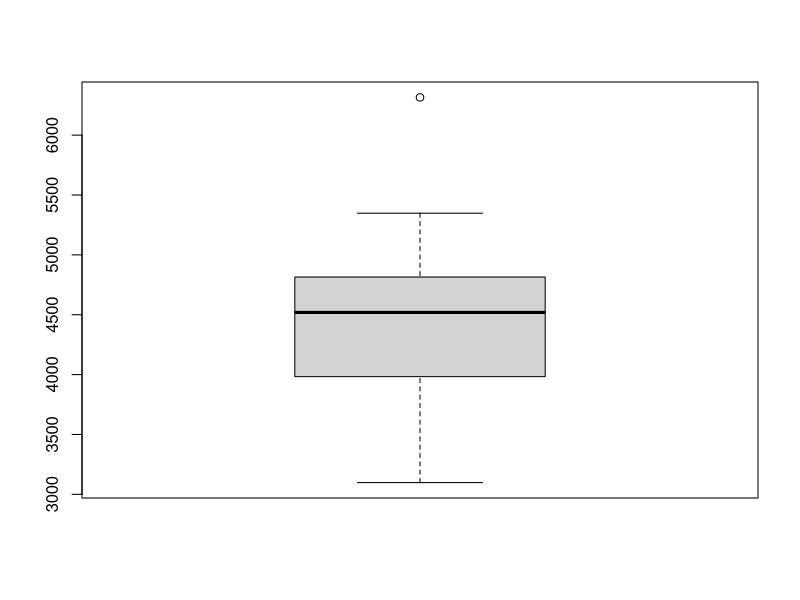
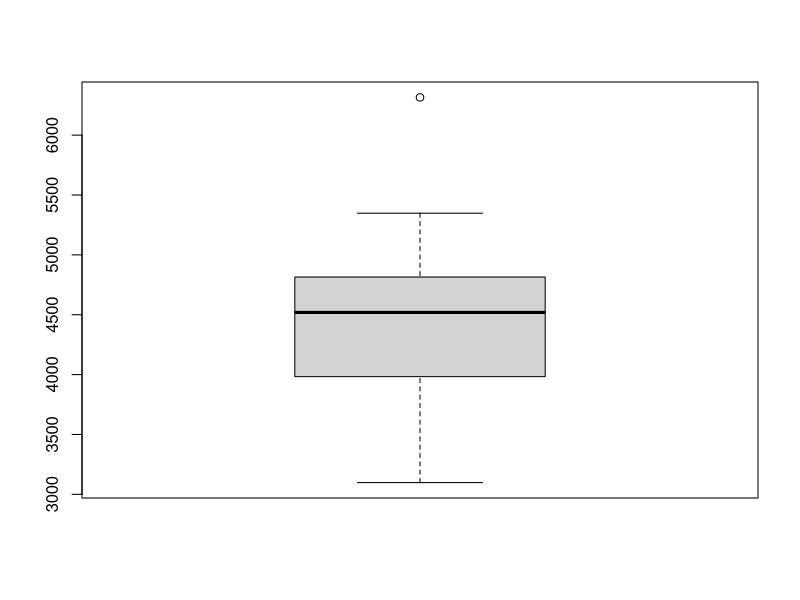
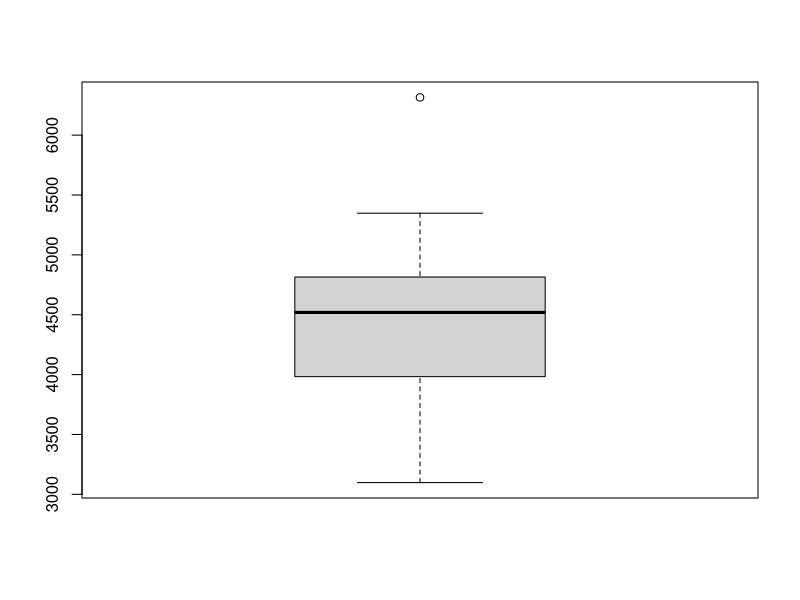
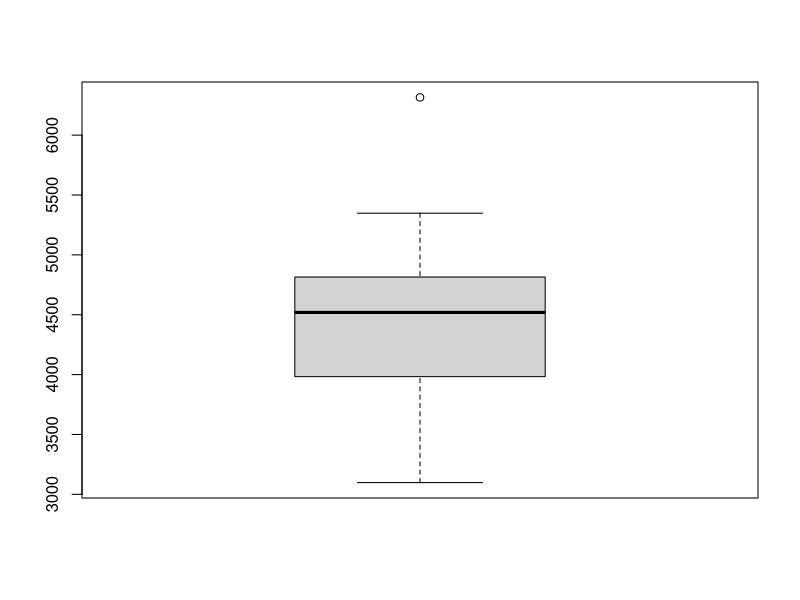
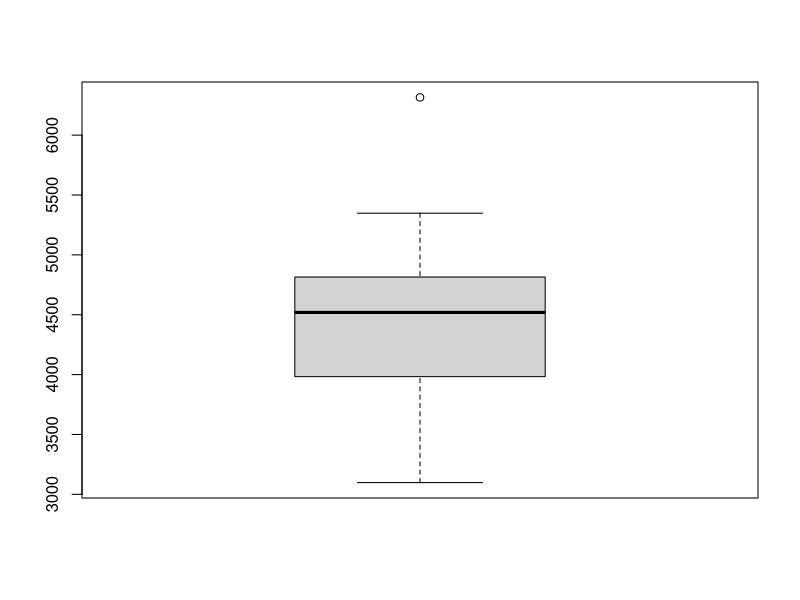
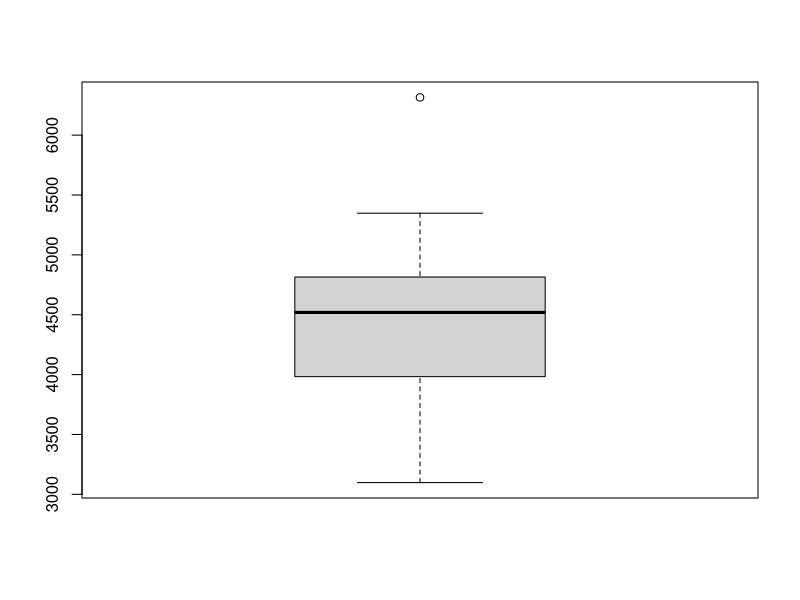
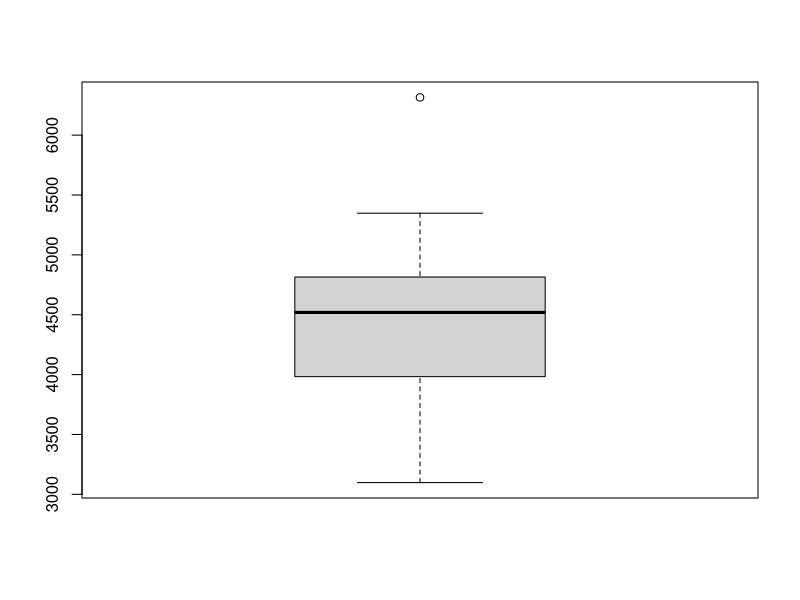
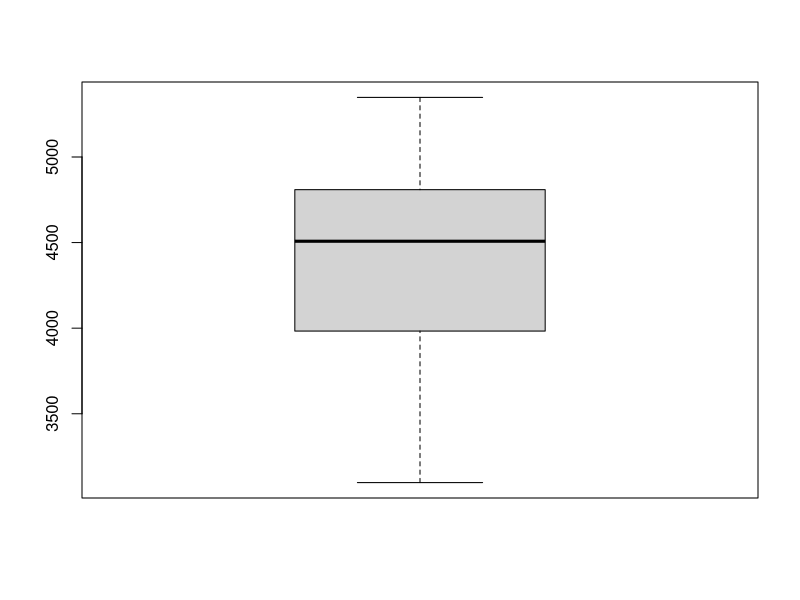

Here is the R script that generated these plots, in order:
# 이전 메모리 제거
rm(list = ls())

# code 7-7
str(state.x77)
is.matrix(state.x77)
is.array(state.x77)
is.data.frame(state.x77)

st <- data.frame(state.x77)
str(st)
colnames(st)

boxplot(st$Income)
boxplot.stats(st$Income)$out
boxplot(st$Income)$out

out.box <- boxplot(st$Income)
out.box
is.list(out.box)

quantile(st$Income, 0:3/4)
round(quantile(st$Income, 0:3/4))
summary(st$Income)

boxplot.stats(st$Income)

boxplot.stats(st$Income)$stats
boxplot.stats(st$Income)$n
boxplot.stats(st$Income)$conf # 신뢰구간 95% 내의 범위
boxplot.stats(st$Income)$out

#############################################
boxplot(st$Income)$stats
boxplot(st$Income)$n
boxplot(st$Income)$conf
boxplot(st$Income)$out
#############################################

# code 7-8
out.val <- boxplot.stats(st$Income)$out    # 특이값 추출
st$Income[st$Income %in% out.val] <- NA    # 특이값을 NA로 대체
head(st)
newdata <- st[complete.cases(st),]         # NA가 포함된 행 제거
head(newdata)

#############################################
out.val <- boxplot(st$Income)$out    # 특이값 추출
st$Income[st$Income %in% out.val] <- NA    # 특이값을 NA로 대체
head(st)
newdata <- st[complete.cases(st),]         # NA가 포함된 행 제거
head(newdata)
